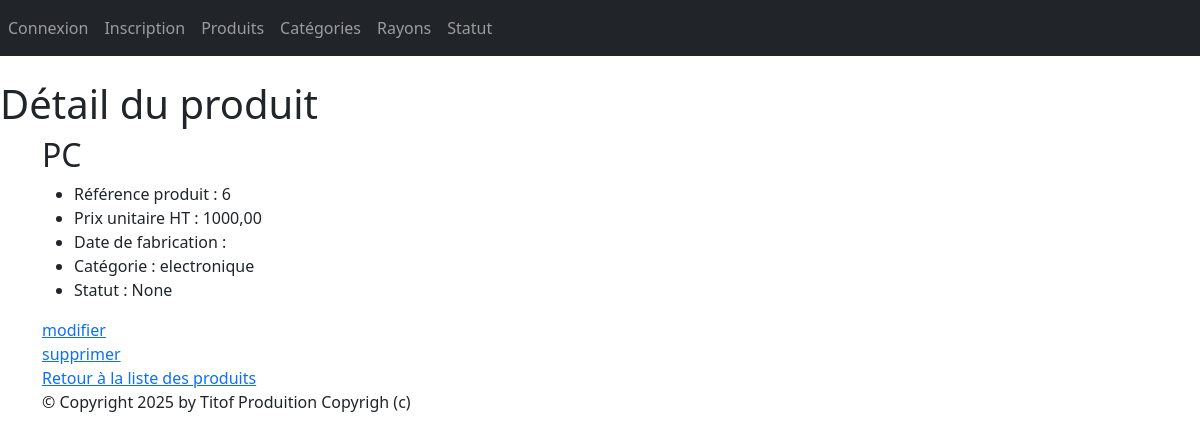
The app's page /monApp/produit/6/ with its own data.
### monApp/models.py (models this page shows, shortened)
class Produit(models.Model):
    refProd = models.AutoField(primary_key=True)
    intituleProd = models.CharField(max_length=200)
    prixUnitaireProd = models.DecimalField(max_digits=10, decimal_places=2)
    dateDeFabrication = models.DateField(default=date.today)
    categorie = models.ForeignKey(Categorie, on_delete=models.CASCADE, related_name="produits",null=True, blank=True)
    statut=models.ForeignKey(Statut,on_delete=models.CASCADE, related_name="produits",null=True, blank=True)

class Categorie(models.Model):
    idCat = models.AutoField(primary_key=True)
    nomCat = models.CharField(max_length=100)
    def __str__(self):
        return self.nomCat

### monApp/views.py (the view)
# urls.py: path("produit/<pk>/" ,views.ProduitDetailView.as_view(), name="dtl_prdt"),
class ProduitDetailView(DetailView):
    model = Produit
    template_name = "monApp/detail_produit.html"
    context_object_name = "prdt"
    def get_context_data(self, **kwargs):
        context = super(ProduitDetailView, self).get_context_data(**kwargs)
        context['titremenu'] = "Détail du produit"
        return context

### monApp/templates/monApp/detail_produit.html
{% extends 'monApp/base.html' %}
{% block menu %}
<h1>{{titremenu}}</h1>
{% endblock %}
{% block contenu %}
<h2>{{ prdt.intituleProd }}</h2>
<ul>
<li>Référence produit : {{prdt.refProd }} </li>
<li>Prix unitaire HT : {{ prdt.prixUnitaireProd }} </li>
<li>Date de fabrication : {{ prdt.dateFabProd }} </li>
<li>Catégorie : {{ prdt.categorie }} </li>
<li>Statut : {{ prdt.statut_id }}</li>
</ul>
<a href="{% url 'prdt-chng' prdt.refProd %}">modifier</a>
<br>
<a href="{% url 'dlt-prdt' prdt.refProd %}">supprimer</a>
<br>
<a href="{% url 'lst_prdts' %}">Retour à la liste des produits</a>
{% endblock %}

### static/styles.css (style rules this page uses)
h1 { color: red }

### records on screen
Produit: intituleProd "PC", refProd "6", prixUnitaireProd "1000,00", categorie "electronique", statut_id "None"

### other values on screen
{{ titremenu }} "Détail du produit"
